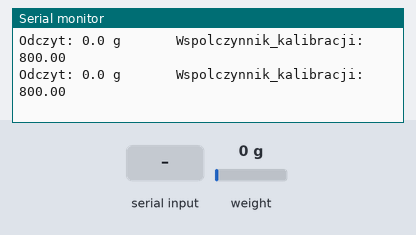
This sketch was run on a simulated Arduino Uno, built with avr-gcc and run on an emulated ATmega328P. On the bench: the last lines printed to the serial monitor. The inputs (shaded band) are chosen by the test bench; at power-on: weight on the scale 0 g.

Above: at 3.2 s.
3.3 s: weight on the scale set to 100 g
At 3.36 s:
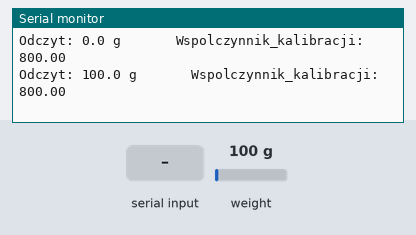
6.3 s: "+" received over Serial
At 6.58 s:
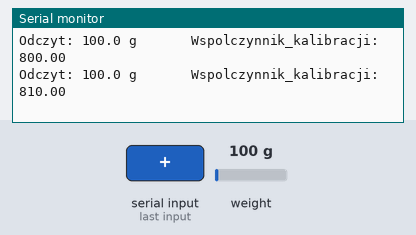
7.8 s: "a" received over Serial
At 8.19 s:
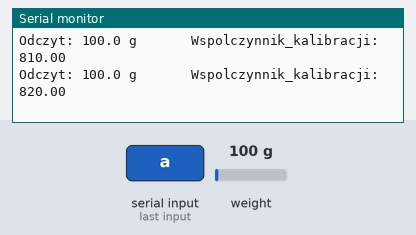
9.3 s: weight on the scale set to 1250 g
At 9.4 s:
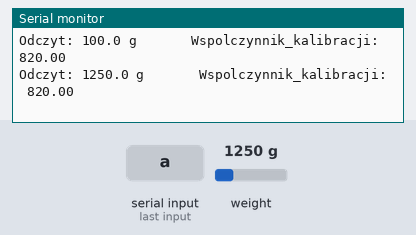
10.8 s: weight on the scale set to 100 g
At 10.81 s:
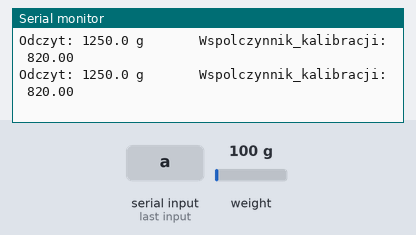
Timing chart, 0 to 13.8 s (numbered marks = the images above; inputs shaded):
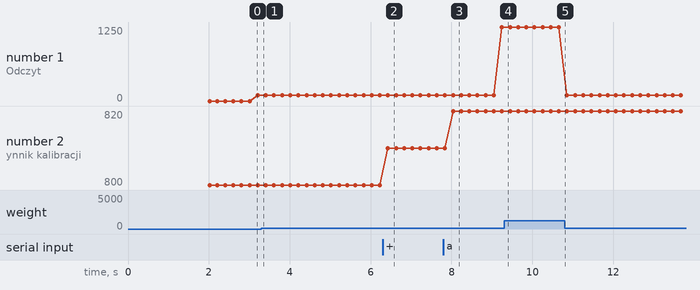

The sketch:

calibration.ino
```cpp
#include "HX711.h"
#include "./pins.h"

HX711 scale(whiteDOUT, greenCLK);

float calibrationFactor = 800.0;

void setup() {
  Serial.begin(9600);
  scale.set_scale();
  scale.tare();

  long zero_factor = scale.read_average();
  Serial.print("Zero factor: ");
  Serial.println(zero_factor);
}

void loop() {
  scale.set_scale(calibrationFactor);

  Serial.print("Odczyt: ");
  Serial.print(scale.get_units(), 1);
  Serial.print(" g");
  Serial.print("       Wspolczynnik_kalibracji: ");
  Serial.print(calibrationFactor);
  Serial.println();

  if(Serial.available())
  {
    char temp = Serial.read();
    if(temp == '+' || temp == 'a')
      calibrationFactor += 10;
    else if(temp == '-' || temp == 'z')
      calibrationFactor -= 10;
  }
  delay(100);
}
```

pins.h
```cpp
// SCALE config
#define whiteDOUT   11
#define greenCLK    10

// WIFI config
#define yellowTX     8
#define greenRX      9

// LCD config
#define LCDEnable    7
#define LCDRS        6
#define LCDD4        2
#define LCDD5        3
#define LCDD6        4
#define LCDD7        5
```

Measured:
- after the input at 6.3 s, the serial monitor: prints a new line after 0.13 s (image 2)
- after the input at 7.8 s, the serial monitor: prints a new line after 0.24 s (image 3)
- plotted number 1: 100 → 1250 after the input at 7.8 s
- plotted number 2: 800 → 810 after the input at 6.3 s, 810 → 820 after the input at 7.8 s
